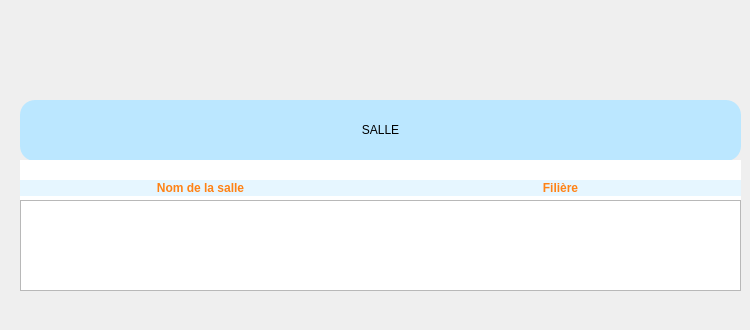
      <widget class="QWidget" name="sallePage">
       <widget class="QLabel" name="label_48">
        <property name="geometry">
         <rect>
          <x>240</x>
          <y>280</y>
          <width>171</width>
          <height>41</height>
         </rect>
        </property>
        <property name="text">
         <string/>
        </property>
       </widget>
       <widget class="QLabel" name="label_120">
        <property name="geometry">
         <rect>
          <x>20</x>
          <y>100</y>
          <width>721</width>
          <height>61</height>
         </rect>
        </property>
        <property name="styleSheet">
         <string notr="true">background-color: rgb(187, 231, 255);
font: 900 11pt &quot;Segoe UI&quot;;
border-radius:15px;</string>
        </property>
        <property name="text">
         <string>&lt;html&gt;&lt;head/&gt;&lt;body&gt;&lt;p align=&quot;center&quot;&gt;SALLE&lt;/p&gt;&lt;/body&gt;&lt;/html&gt;</string>
        </property>
       </widget>
       <widget class="QLabel" name="label_127">
        <property name="geometry">
         <rect>
          <x>20</x>
          <y>160</y>
          <width>721</width>
          <height>131</height>
         </rect>
        </property>
        <property name="styleSheet">
         <string notr="true">background-color: rgb(255, 255, 255);</string>
        </property>
        <property name="text">
         <string/>
        </property>
       </widget>
       <widget class="QTableView" name="salle_tableView">
        <property name="geometry">
         <rect>
          <x>20</x>
          <y>200</y>
          <width>721</width>
          <height>91</height>
         </rect>
        </property>
       </widget>
       <widget class="QLabel" name="label_128">
        <property name="geometry">
         <rect>
          <x>20</x>
          <y>180</y>
          <width>361</width>
          <height>16</height>
         </rect>
        </property>
        <property name="styleSheet">
         <string notr="true">font: 300 11pt &quot;Segoe UI&quot;;
color: rgb(255, 130, 21);
background-color: rgb(230, 246, 255);</string>
        </property>
        <property name="text">
         <string>&lt;html&gt;&lt;head/&gt;&lt;body&gt;&lt;p align=&quot;center&quot;&gt;&lt;span style=&quot; font-weight:700;&quot;&gt;Nom de la salle&lt;/span&gt;&lt;/p&gt;&lt;/body&gt;&lt;/html&gt;</string>
        </property>
       </widget>
       <widget class="QLabel" name="label_129">
        <property name="geometry">
         <rect>
          <x>380</x>
          <y>180</y>
          <width>361</width>
          <height>16</height>
         </rect>
        </property>
        <property name="styleSheet">
         <string notr="true">font: 300 11pt &quot;Segoe UI&quot;;
color: rgb(255, 130, 21);
background-color: rgb(230, 246, 255);</string>
        </property>
        <property name="text">
         <string>&lt;html&gt;&lt;head/&gt;&lt;body&gt;&lt;p align=&quot;center&quot;&gt;&lt;span style=&quot; font-weight:700;&quot;&gt;Filière&lt;/span&gt;&lt;/p&gt;&lt;/body&gt;&lt;/html&gt;</string>
        </property>
       </widget>
      </widget>
